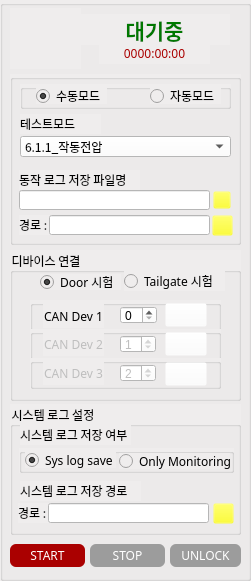
   <widget class="QGroupBox" name="groupBox_2">
    <property name="geometry">
     <rect>
      <x>10</x>
      <y>30</y>
      <width>251</width>
      <height>581</height>
     </rect>
    </property>
    <property name="font">
     <font>
      <family>한컴 고딕</family>
     </font>
    </property>
    <property name="styleSheet">
     <string notr="true">background-color: rgb(239, 237, 237);</string>
    </property>
    <property name="title">
     <string/>
    </property>
    <widget class="QPushButton" name="btn_unlock">
     <property name="geometry">
      <rect>
       <x>170</x>
       <y>544</y>
       <width>71</width>
       <height>23</height>
      </rect>
     </property>
     <property name="font">
      <font>
       <family>한컴 고딕</family>
      </font>
     </property>
     <property name="styleSheet">
      <string notr="true">background-color: rgb(156, 156, 156);
color: rgb(255, 255, 255);
border-radius: 6px;</string>
     </property>
     <property name="text">
      <string>UNLOCK</string>
     </property>
    </widget>
    <widget class="QPushButton" name="btn_stop">
     <property name="geometry">
      <rect>
       <x>90</x>
       <y>544</y>
       <width>75</width>
       <height>23</height>
      </rect>
     </property>
     <property name="font">
      <font>
       <family>한컴 고딕</family>
      </font>
     </property>
     <property name="styleSheet">
      <string notr="true">background-color: rgb(156, 156, 156);
color: rgb(255, 255, 255);
border-radius: 6px;</string>
     </property>
     <property name="text">
      <string>STOP</string>
     </property>
    </widget>
    <widget class="QPushButton" name="btn_start">
     <property name="geometry">
      <rect>
       <x>10</x>
       <y>544</y>
       <width>75</width>
       <height>23</height>
      </rect>
     </property>
     <property name="font">
      <font>
       <family>한컴 고딕</family>
      </font>
     </property>
     <property name="styleSheet">
      <string notr="true">background-color: rgb(170, 0, 0);
color: rgb(255, 255, 255);
border-radius: 6px;</string>
     </property>
     <property name="text">
      <string>START</string>
     </property>
    </widget>
    <widget class="QGroupBox" name="group_canConnect">
     <property name="geometry">
      <rect>
       <x>10</x>
       <y>250</y>
       <width>231</width>
       <height>151</height>
      </rect>
     </property>
     <property name="font">
      <font>
       <family>한컴 고딕</family>
      </font>
     </property>
     <property name="title">
      <string>디바이스 연결</string>
     </property>
     <widget class="QRadioButton" name="radioBtn_door">
      <property name="geometry">
       <rect>
        <x>30</x>
        <y>24</y>
        <width>81</width>
        <height>16</height>
       </rect>
      </property>
      <property name="font">
       <font>
        <family>한컴 고딕</family>
       </font>
      </property>
      <property name="layoutDirection">
       <enum>Qt::LeftToRight</enum>
      </property>
      <property name="text">
       <string>Door 시험</string>
      </property>
      <property name="checked">
       <bool>true</bool>
      </property>
     </widget>
     <widget class="QRadioButton" name="radioBtn_tailgate">
      <property name="geometry">
       <rect>
        <x>114</x>
        <y>21</y>
        <width>101</width>
        <height>20</height>
       </rect>
      </property>
      <property name="font">
       <font>
        <family>한컴 고딕</family>
       </font>
      </property>
      <property name="text">
       <string>Tailgate 시험</string>
      </property>
     </widget>
     <widget class="QGroupBox" name="groupBox_canDev1">
      <property name="geometry">
       <rect>
        <x>20</x>
        <y>50</y>
        <width>191</width>
        <height>31</height>
       </rect>
      </property>
      <property name="title">
       <string/>
      </property>
      <widget class="QPushButton" name="btn_device1">
       <property name="geometry">
        <rect>
         <x>135</x>
         <y>3</y>
         <width>42</width>
         <height>24</height>
        </rect>
       </property>
       <property name="font">
        <font>
         <family>한컴 고딕</family>
         <pointsize>9</pointsize>
         <weight>50</weight>
         <bold>false</bold>
        </font>
       </property>
       <property name="cursor">
        <cursorShape>PointingHandCursor</cursorShape>
       </property>
       <property name="styleSheet">
        <string notr="true">QPushButton {
	background-color: rgba(255, 255, 255, 0); 	
	image: url(:/btn/UI_IMG/off_def.png);
}

QPushButton:hover {		
	image: url(:/btn/UI_IMG/off_hov.png);
}

QPushButton:checked{	
	image: url(:/btn/UI_IMG/on_def.png);
}

QPushButton:checked:hover{	
	image: url(:/btn/UI_IMG/on_hov.png);
}
</string>
       </property>
       <property name="text">
        <string/>
       </property>
       <property name="iconSize">
        <size>
         <width>16</width>
         <height>25</height>
        </size>
       </property>
       <property name="checkable">
        <bool>true</bool>
       </property>
       <property name="checked">
        <bool>false</bool>
       </property>
      </widget>
      <widget class="QSpinBox" name="spinBox_devID1">
       <property name="enabled">
        <bool>true</bool>
       </property>
       <property name="geometry">
        <rect>
         <x>90</x>
         <y>6</y>
         <width>37</width>
         <height>18</height>
        </rect>
       </property>
       <property name="styleSheet">
        <string notr="true">background-color: rgb(255, 255, 255);total_time_outer</string>
       </property>
      </widget>
      <widget class="QLabel" name="label_9">
       <property name="geometry">
        <rect>
         <x>13</x>
         <y>4</y>
         <width>61</width>
         <height>24</height>
        </rect>
       </property>
       <property name="font">
        <font>
         <family>한컴 고딕</family>
        </font>
       </property>
       <property name="text">
        <string>CAN Dev 1</string>
       </property>
       <property name="alignment">
        <set>Qt::AlignCenter</set>
       </property>
      </widget>
     </widget>
     <widget class="QGroupBox" name="groupBox_canDev2">
      <property name="enabled">
       <bool>false</bool>
      </property>
      <property name="geometry">
       <rect>
        <x>20</x>
        <y>79</y>
        <width>191</width>
        <height>31</height>
       </rect>
      </property>
      <property name="title">
       <string/>
      </property>
      <widget class="QPushButton" name="btn_device2">
       <property name="geometry">
        <rect>
         <x>135</x>
         <y>3</y>
         <width>42</width>
         <height>24</height>
        </rect>
       </property>
       <property name="font">
        <font>
         <family>한컴 고딕</family>
         <pointsize>9</pointsize>
         <weight>50</weight>
         <bold>false</bold>
        </font>
       </property>
       <property name="cursor">
        <cursorShape>PointingHandCursor</cursorShape>
       </property>
       <property name="styleSheet">
        <string notr="true">QPushButton {
	background-color: rgba(255, 255, 255, 0); 	
	image: url(:/btn/UI_IMG/off_def.png);
}

QPushButton:hover {		
	image: url(:/btn/UI_IMG/off_hov.png);
}

QPushButton:checked{	
	image: url(:/btn/UI_IMG/on_def.png);
}

QPushButton:checked:hover{	
	image: url(:/btn/UI_IMG/on_hov.png);
}
</string>
       </property>
       <property name="text">
        <string/>
       </property>
       <property name="iconSize">
        <size>
         <width>16</width>
         <height>25</height>
        </size>
       </property>
       <property name="checkable">
        <bool>true</bool>
       </property>
      </widget>
      <widget class="QSpinBox" name="spinBox_devID2">
       <property name="geometry">
        <rect>
         <x>90</x>
         <y>6</y>
         <width>36</width>
         <height>18</height>
        </rect>
       </property>
       <property name="styleSheet">
        <string notr="true">background-color: rgb(255, 255, 255);total_time_outer</string>
       </property>
       <property name="value">
        <number>1</number>
       </property>
      </widget>
      <widget class="QLabel" name="label_10">
       <property name="geometry">
        <rect>
         <x>13</x>
         <y>3</y>
         <width>61</width>
         <height>24</height>
        </rect>
       </property>
       <property name="font">
        <font>
         <family>한컴 고딕</family>
        </font>
       </property>
       <property name="text">
        <string>CAN Dev 2</string>
       </property>
       <property name="alignment">
        <set>Qt::AlignCenter</set>
       </property>
      </widget>
     </widget>
     <widget class="QGroupBox" name="groupBox_canDev3">
      <property name="enabled">
       <bool>false</bool>
      </property>
      <property name="geometry">
       <rect>
        <x>20</x>
        <y>108</y>
        <width>191</width>
        <height>31</height>
       </rect>
      </property>
      <property name="title">
       <string/>
      </property>
      <widget class="QPushButton" name="btn_device3">
       <property name="geometry">
        <rect>
         <x>135</x>
         <y>4</y>
         <width>42</width>
         <height>24</height>
        </rect>
       </property>
       <property name="font">
        <font>
         <family>한컴 고딕</family>
         <pointsize>9</pointsize>
         <weight>50</weight>
         <bold>false</bold>
        </font>
       </property>
       <property name="cursor">
        <cursorShape>PointingHandCursor</cursorShape>
       </property>
       <property name="styleSheet">
        <string notr="true">QPushButton {
	background-color: rgba(255, 255, 255, 0); 	
	image: url(:/btn/UI_IMG/off_def.png);
}

QPushButton:hover {		
	image: url(:/btn/UI_IMG/off_hov.png);
}

QPushButton:checked{	
	image: url(:/btn/UI_IMG/on_def.png);
}

QPushButton:checked:hover{	
	image: url(:/btn/UI_IMG/on_hov.png);
}
</string>
       </property>
       <property name="text">
        <string/>
       </property>
       <property name="iconSize">
        <size>
         <width>16</width>
         <height>25</height>
        </size>
       </property>
       <property name="checkable">
        <bool>true</bool>
       </property>
      </widget>
      <widget class="QSpinBox" name="spinBox_devID3">
       <property name="geometry">
        <rect>
         <x>90</x>
         <y>6</y>
         <width>36</width>
         <height>18</height>
        </rect>
       </property>
       <property name="styleSheet">
        <string notr="true">background-color: rgb(255, 255, 255);total_time_outer</string>
       </property>
       <property name="value">
        <number>2</number>
       </property>
      </widget>
      <widget class="QLabel" name="label_11">
       <property name="geometry">
        <rect>
         <x>13</x>
         <y>3</y>
         <width>61</width>
         <height>24</height>
        </rect>
       </property>
       <property name="font">
        <font>
         <family>한컴 고딕</family>
        </font>
       </property>
       <property name="text">
        <string>CAN Dev 3</string>
       </property>
       <property name="alignment">
        <set>Qt::AlignCenter</set>
       </property>
      </widget>
     </widget>
    </widget>
    <widget class="QLabel" name="lab_programStatus">
     <property name="geometry">
      <rect>
       <x>79</x>
       <y>14</y>
       <width>151</width>
       <height>31</height>
      </rect>
     </property>
     <property name="font">
      <font>
       <family>한컴 고딕</family>
      </font>
     </property>
     <property name="styleSheet">
      <string notr="true"/>
     </property>
     <property name="text">
      <string>&lt;html&gt;&lt;head/&gt;&lt;body&gt;&lt;p align=&quot;center&quot;&gt;&lt;span style=&quot; font-family:'한컴 고딕'; font-size:16pt; font-weight:600; color:#007800;&quot;&gt;대기중&lt;/span&gt;&lt;/p&gt;&lt;/body&gt;&lt;/html&gt;</string>
     </property>
     <property name="alignment">
      <set>Qt::AlignCenter</set>
     </property>
    </widget>
    <widget class="QFrame" name="frame">
     <property name="geometry">
      <rect>
       <x>10</x>
       <y>8</y>
       <width>71</width>
       <height>61</height>
      </rect>
     </property>
     <property name="font">
      <font>
       <family>한컴 고딕</family>
      </font>
     </property>
     <property name="styleSheet">
      <string notr="true">image: url(:/logo/UI_IMG/AU_logo.png);
border: None;</string>
     </property>
     <property name="frameShape">
      <enum>QFrame::NoFrame</enum>
     </property>
     <property name="frameShadow">
      <enum>QFrame::Raised</enum>
     </property>
     <property name="lineWidth">
      <number>0</number>
     </property>
    </widget>
    <widget class="QGroupBox" name="group_modeSelection">
     <property name="geometry">
      <rect>
       <x>10</x>
       <y>74</y>
       <width>231</width>
       <height>171</height>
      </rect>
     </property>
     <property name="title">
      <string/>
     </property>
     <widget class="QLabel" name="label">
      <property name="geometry">
       <rect>
        <x>10</x>
        <y>40</y>
        <width>81</width>
        <height>20</height>
       </rect>
      </property>
      <property name="font">
       <font>
        <family>한컴 고딕</family>
       </font>
      </property>
      <property name="text">
       <string>테스트모드</string>
      </property>
     </widget>
     <widget class="QComboBox" name="cmb_modeSelection">
      <property name="geometry">
       <rect>
        <x>10</x>
        <y>62</y>
        <width>211</width>
        <height>21</height>
       </rect>
      </property>
      <property name="font">
       <font>
        <family>한컴 고딕</family>
       </font>
      </property>
      <property name="styleSheet">
       <string notr="true">background-color: rgb(255, 255, 255);</string>
      </property>
      <item>
       <property name="text">
        <string>6.1.1_작동전압</string>
       </property>
      </item>
      <item>
       <property name="text">
        <string>6.1.2_암전류</string>
       </property>
      </item>
      <item>
       <property name="text">
        <string>6.1.3_전원_역극성_시험</string>
       </property>
      </item>
      <item>
       <property name="text">
        <string>6.1.4_과전압_시험</string>
       </property>
      </item>
      <item>
       <property name="text">
        <string>6.1.5_시동시_전원전압_변동시험</string>
       </property>
      </item>
      <item>
       <property name="text">
        <string>6.1.6_전기부하_작동시_전원전압_변동시험</string>
       </property>
      </item>
      <item>
       <property name="text">
        <string>6.1.7_전원전압_순단시험</string>
       </property>
      </item>
      <item>
       <property name="text">
        <string>6.1.8_단락시험</string>
       </property>
      </item>
      <item>
       <property name="text">
        <string>6.1.9_전원전압_단속시험</string>
       </property>
      </item>
      <item>
       <property name="text">
        <string>6.1.10_배터리_충방전_시험</string>
       </property>
      </item>
      <item>
       <property name="text">
        <string>6.1.11_고_저전압_작동_한계시험</string>
       </property>
      </item>
      <item>
       <property name="text">
        <string>6.1.12_리셋리플_복합시험</string>
       </property>
      </item>
      <item>
       <property name="text">
        <string>6.1.13_절연저항_내전압_시험</string>
       </property>
      </item>
      <item>
       <property name="text">
        <string>6.2.1_내충격_시험</string>
       </property>
      </item>
      <item>
       <property name="text">
        <string>6.2.2_낙하시험</string>
       </property>
      </item>
      <item>
       <property name="text">
        <string>6.2.3.1_진동 내구시험_1</string>
       </property>
      </item>
      <item>
       <property name="text">
        <string>6.2.3.2_진동_내구시험_2</string>
       </property>
      </item>
      <item>
       <property name="text">
        <string>6.2.4_충격_내구시험</string>
       </property>
      </item>
      <item>
       <property name="text">
        <string>6.2.5_버튼조작_내구시험_1</string>
       </property>
      </item>
      <item>
       <property name="text">
        <string>6.2.5_버튼조작_내구시험_2</string>
       </property>
      </item>
      <item>
       <property name="text">
        <string>6.3.1_고온_작동시험</string>
       </property>
      </item>
      <item>
       <property name="text">
        <string>6.3.2_고온_방치시험</string>
       </property>
      </item>
      <item>
       <property name="text">
        <string>6.3.3_저온_작동시험</string>
       </property>
      </item>
      <item>
       <property name="text">
        <string>6.3.4_저온_방치시험</string>
       </property>
      </item>
      <item>
       <property name="text">
        <string>6.3.5_온습도_사이클시험</string>
       </property>
      </item>
      <item>
       <property name="text">
        <string>6.3.6_온도_사이클시험</string>
       </property>
      </item>
      <item>
       <property name="text">
        <string>6.3.7_결로시험</string>
       </property>
      </item>
      <item>
       <property name="text">
        <string>6.3.8_온도특성_시험</string>
       </property>
      </item>
      <item>
       <property name="text">
        <string>6.3.9.1_염수_분무시험_1</string>
       </property>
      </item>
      <item>
       <property name="text">
        <string>6.3.9.2_염수_분무시험_2</string>
       </property>
      </item>
      <item>
       <property name="text">
        <string>6.3.10.1_열충격_내구시험_1</string>
       </property>
      </item>
      <item>
       <property name="text">
        <string>6.3.10.2_열충격_내구시험_2</string>
       </property>
      </item>
      <item>
       <property name="text">
        <string>6.3.11_고온작동_내구시험</string>
       </property>
      </item>
      <item>
       <property name="text">
        <string>6.3.12_내오존_시험</string>
       </property>
      </item>
      <item>
       <property name="text">
        <string>6.3.13_고_저온_작동한계_시험</string>
       </property>
      </item>
      <item>
       <property name="text">
        <string>6.3.14_고온고습_내구시험_1</string>
       </property>
      </item>
      <item>
       <property name="text">
        <string>6.3.14_고온고습_내구시험_2</string>
       </property>
      </item>
      <item>
       <property name="text">
        <string>6.3.15_고온고습_전원인가_시험</string>
       </property>
      </item>
      <item>
       <property name="text">
        <string>6.4.1_내액시험</string>
       </property>
      </item>
      <item>
       <property name="text">
        <string>6.5.1_먼지시험</string>
       </property>
      </item>
      <item>
       <property name="text">
        <string>6.5.2_내수시험</string>
       </property>
      </item>
      <item>
       <property name="text">
        <string>6.5.3_내음료시험</string>
       </property>
      </item>
     </widget>
     <widget class="QLabel" name="label_2">
      <property name="geometry">
       <rect>
        <x>9</x>
        <y>96</y>
        <width>121</width>
        <height>20</height>
       </rect>
      </property>
      <property name="font">
       <font>
        <family>한컴 고딕</family>
       </font>
      </property>
      <property name="text">
       <string>동작 로그 저장 파일명</string>
      </property>
     </widget>
     <widget class="QLineEdit" name="line_logFileName">
      <property name="geometry">
       <rect>
        <x>9</x>
        <y>116</y>
        <width>191</width>
        <height>20</height>
       </rect>
      </property>
      <property name="font">
       <font>
        <family>한컴 고딕</family>
        <pointsize>8</pointsize>
       </font>
      </property>
      <property name="styleSheet">
       <string notr="true">background-color: rgb(255, 255, 255);</string>
      </property>
     </widget>
     <widget class="QLabel" name="label_19">
      <property name="geometry">
       <rect>
        <x>9</x>
        <y>141</y>
        <width>41</width>
        <height>20</height>
       </rect>
      </property>
      <property name="font">
       <font>
        <family>한컴 고딕</family>
       </font>
      </property>
      <property name="text">
       <string>경로 :</string>
      </property>
     </widget>
     <widget class="QPushButton" name="btn_clearFileName">
      <property name="geometry">
       <rect>
        <x>203</x>
        <y>117</y>
        <width>18</width>
        <height>18</height>
       </rect>
      </property>
      <property name="font">
       <font>
        <family>한컴 고딕</family>
       </font>
      </property>
      <property name="styleSheet">
       <string notr="true">QPushButton {
	background-color: rgba(255, 255, 0, 0); 		
	image: url(:/etc/UI_IMG/x_icon.png);
}
QPushButton:hover {			
	border-image: url(:/etc/UI_IMG/x_icon.png);
}
</string>
      </property>
      <property name="text">
       <string/>
      </property>
      <property name="checkable">
       <bool>false</bool>
      </property>
      <property name="checked">
       <bool>false</bool>
      </property>
     </widget>
     <widget class="QPushButton" name="btn_folder">
      <property name="geometry">
       <rect>
        <x>202</x>
        <y>141</y>
        <width>21</width>
        <height>21</height>
       </rect>
      </property>
      <property name="font">
       <font>
        <family>한컴 고딕</family>
       </font>
      </property>
      <property name="focusPolicy">
       <enum>Qt::StrongFocus</enum>
      </property>
      <property name="styleSheet">
       <string notr="true">QPushButton {
	background-color: rgba(255, 255, 0, 0);	
	image: url(:/etc/UI_IMG/folder_icon.png);
}
QPushButton:hover {			
	border-image: url(:/etc/UI_IMG/folder_icon.png);
}</string>
      </property>
      <property name="text">
       <string/>
      </property>
      <property name="checkable">
       <bool>false</bool>
      </property>
     </widget>
     <widget class="QLineEdit" name="line_logFilePath">
      <property name="geometry">
       <rect>
        <x>39</x>
        <y>141</y>
        <width>161</width>
        <height>20</height>
       </rect>
      </property>
      <property name="font">
       <font>
        <family>한컴 고딕</family>
        <pointsize>8</pointsize>
       </font>
      </property>
      <property name="styleSheet">
       <string notr="true">background-color: rgb(255, 255, 255);</string>
      </property>
     </widget>
     <widget class="QGroupBox" name="groupBox_10">
      <property name="geometry">
       <rect>
        <x>10</x>
        <y>10</y>
        <width>211</width>
        <height>25</height>
       </rect>
      </property>
      <property name="toolTipDuration">
       <number>-1</number>
      </property>
      <property name="title">
       <string/>
      </property>
      <widget class="QRadioButton" name="radioBtn_autoMode">
       <property name="geometry">
        <rect>
         <x>130</x>
         <y>4</y>
         <width>71</width>
         <height>16</height>
        </rect>
       </property>
       <property name="font">
        <font>
         <family>한컴 고딕</family>
        </font>
       </property>
       <property name="text">
        <string>자동모드</string>
       </property>
      </widget>
      <widget class="QRadioButton" name="radioBtn_manualMode">
       <property name="geometry">
        <rect>
         <x>16</x>
         <y>4</y>
         <width>71</width>
         <height>16</height>
        </rect>
       </property>
       <property name="font">
        <font>
         <family>한컴 고딕</family>
        </font>
       </property>
       <property name="layoutDirection">
        <enum>Qt::LeftToRight</enum>
       </property>
       <property name="text">
        <string>수동모드</string>
       </property>
       <property name="checked">
        <bool>true</bool>
       </property>
      </widget>
     </widget>
    </widget>
    <widget class="QLabel" name="lab_timer">
     <property name="enabled">
      <bool>true</bool>
     </property>
     <property name="geometry">
      <rect>
       <x>99</x>
       <y>44</y>
       <width>111</width>
       <height>20</height>
      </rect>
     </property>
     <property name="font">
      <font>
       <family>한컴 고딕</family>
      </font>
     </property>
     <property name="styleSheet">
      <string notr="true">color: rgb(170, 0, 0);</string>
     </property>
     <property name="text">
      <string>&lt;html&gt;&lt;head/&gt;&lt;body&gt;&lt;p align=&quot;center&quot;&gt;&lt;span style=&quot; color:#aa0000;&quot;&gt;0000:00:00&lt;/span&gt;&lt;/p&gt;&lt;/body&gt;&lt;/html&gt;</string>
     </property>
    </widget>
    <widget class="QGroupBox" name="group_logConfig">
     <property name="geometry">
      <rect>
       <x>10</x>
       <y>404</y>
       <width>231</width>
       <height>131</height>
      </rect>
     </property>
     <property name="font">
      <font>
       <family>한컴 고딕</family>
      </font>
     </property>
     <property name="title">
      <string>시스템 로그 설정</string>
     </property>
     <widget class="QLabel" name="label_34">
      <property name="geometry">
       <rect>
        <x>10</x>
        <y>21</y>
        <width>111</width>
        <height>20</height>
       </rect>
      </property>
      <property name="font">
       <font>
        <family>한컴 고딕</family>
       </font>
      </property>
      <property name="text">
       <string>시스템 로그 저장 여부</string>
      </property>
     </widget>
     <widget class="QLabel" name="label_38">
      <property name="geometry">
       <rect>
        <x>10</x>
        <y>77</y>
        <width>121</width>
        <height>20</height>
       </rect>
      </property>
      <property name="font">
       <font>
        <family>한컴 고딕</family>
       </font>
      </property>
      <property name="text">
       <string>시스템 로그 저장 경로</string>
      </property>
     </widget>
     <widget class="QPushButton" name="btn_folder_sysLog">
      <property name="geometry">
       <rect>
        <x>203</x>
        <y>99</y>
        <width>21</width>
        <height>21</height>
       </rect>
      </property>
      <property name="font">
       <font>
        <family>한컴 고딕</family>
       </font>
      </property>
      <property name="focusPolicy">
       <enum>Qt::StrongFocus</enum>
      </property>
      <property name="styleSheet">
       <string notr="true">QPushButton {
	background-color: rgba(255, 255, 0, 0);	
	image: url(:/etc/UI_IMG/folder_icon.png);
}
QPushButton:hover {			
	border-image: url(:/etc/UI_IMG/folder_icon.png);
}</string>
      </property>
      <property name="text">
       <string/>
      </property>
      <property name="checkable">
       <bool>false</bool>
      </property>
     </widget>
     <widget class="QLabel" name="label_39">
      <property name="geometry">
       <rect>
        <x>8</x>
        <y>99</y>
        <width>41</width>
        <height>20</height>
       </rect>
      </property>
      <property name="font">
       <font>
        <family>한컴 고딕</family>
       </font>
      </property>
      <property name="text">
       <string>경로 :</string>
      </property>
     </widget>
     <widget class="QLineEdit" name="line_sysLogFilePath">
      <property name="geometry">
       <rect>
        <x>38</x>
        <y>99</y>
        <width>161</width>
        <height>20</height>
       </rect>
      </property>
      <property name="font">
       <font>
        <family>한컴 고딕</family>
        <pointsize>8</pointsize>
       </font>
      </property>
      <property name="styleSheet">
       <string notr="true">background-color: rgb(255, 255, 255);</string>
      </property>
     </widget>
     <widget class="QGroupBox" name="groupBox_13">
      <property name="geometry">
       <rect>
        <x>9</x>
        <y>44</y>
        <width>215</width>
        <height>25</height>
       </rect>
      </property>
      <property name="toolTipDuration">
       <number>-1</number>
      </property>
      <property name="title">
       <string/>
      </property>
      <widget class="QRadioButton" name="radioBtn_sysLogMon">
       <property name="geometry">
        <rect>
         <x>100</x>
         <y>5</y>
         <width>111</width>
         <height>16</height>
        </rect>
       </property>
       <property name="font">
        <font>
         <family>한컴 고딕</family>
        </font>
       </property>
       <property name="layoutDirection">
        <enum>Qt::LeftToRight</enum>
       </property>
       <property name="text">
        <string>Only Monitoring</string>
       </property>
       <property name="checked">
        <bool>false</bool>
       </property>
      </widget>
      <widget class="QRadioButton" name="radioBtn_sysLogSave">
       <property name="geometry">
        <rect>
         <x>6</x>
         <y>4</y>
         <width>91</width>
         <height>16</height>
        </rect>
       </property>
       <property name="font">
        <font>
         <family>한컴 고딕</family>
        </font>
       </property>
       <property name="text">
        <string>Sys log save</string>
       </property>
       <property name="checked">
        <bool>true</bool>
       </property>
      </widget>
     </widget>
    </widget>
    <zorder>btn_unlock</zorder>
    <zorder>btn_stop</zorder>
    <zorder>btn_start</zorder>
    <zorder>group_canConnect</zorder>
    <zorder>lab_programStatus</zorder>
    <zorder>frame</zorder>
    <zorder>lab_timer</zorder>
    <zorder>group_modeSelection</zorder>
    <zorder>group_logConfig</zorder>
   </widget>
